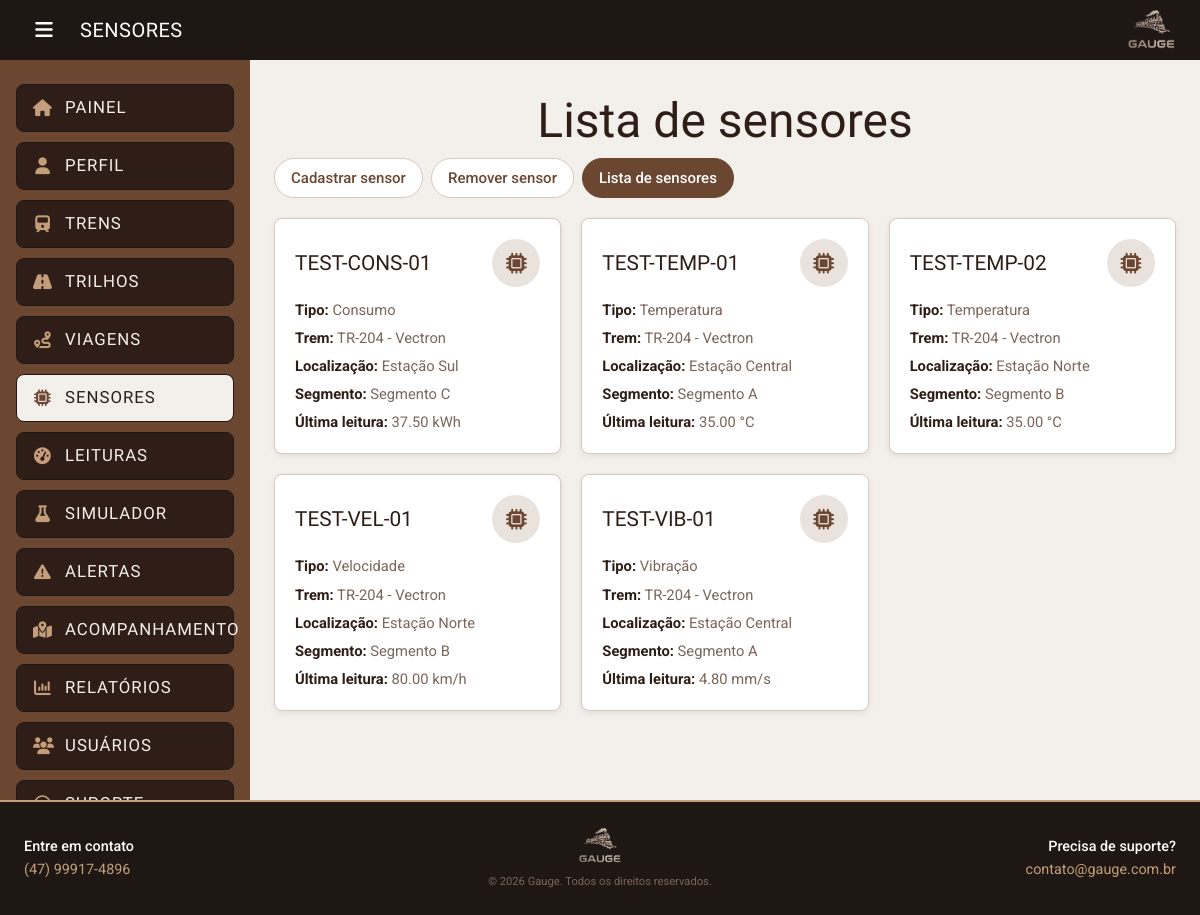
The app's page /paginas/sensores/sensores.php?acao=lista (signed in) with its own data.
### tables this page shows
CREATE TABLE sensores (
    id_sensores      INT         NOT NULL AUTO_INCREMENT,
    codigo           VARCHAR(20) NOT NULL,
    nome             VARCHAR(45) NOT NULL,
    tipo             VARCHAR(45) NOT NULL,
    estacao_sensores VARCHAR(45) NOT NULL,
    segmento         VARCHAR(80) NULL,
    `data_adição`    DATETIME    NOT NULL,
    data_remocao     DATETIME    NULL,
    FK_id_trem       INT         NOT NULL,
    FK_id_trilho     INT         NOT NULL,
    PRIMARY KEY (id_sensores),
    UNIQUE KEY uq_sensores_codigo (codigo),
    KEY ix_sensores_trem (FK_id_trem),
    KEY ix_sensores_trilho (FK_id_trilho),
    CONSTRAINT fk_sensores_trem   FOREIGN KEY (FK_id_trem)   REFERENCES trem (id_trem),
    CONSTRAINT fk_sensores_trilho FOREIGN KEY (FK_id_trilho) REFERENCES trilho (id_trilho)
);

CREATE TABLE trem (
    id_trem             INT                         NOT NULL AUTO_INCREMENT,
    prefixo             VARCHAR(20)                 NOT NULL,
    modelo              VARCHAR(45)                 NOT NULL,
    ano                 INT                         NOT NULL,
    status              VARCHAR(20)                 NOT NULL DEFAULT 'ativo',  
    capacidade          DECIMAL(10,2)               NOT NULL DEFAULT 0,
    ultima_inspecao     DATE                        NULL,
    tipo_trem           ENUM('Passageiro', 'Carga') NOT NULL DEFAULT 'Passageiro',
    quantidade_assentos INT                         NULL,
    tipo_carga          VARCHAR(45)                 NULL,
    PRIMARY KEY (id_trem),
    UNIQUE KEY uq_trem_prefixo (prefixo)
);

### includes/funcoes.php (called while the page is built, shortened)
<?php
function h($valor): string
{
    return htmlspecialchars((string) ($valor ?? ''), ENT_QUOTES, 'UTF-8');
}

### paginas/sensores/sensores.php (the view, shortened to what this page needs)
<?php
require __DIR__ . '/../../includes/proteger.php';
$abas = [
    'adicionar' => 'Cadastrar sensor',
    'remover'   => 'Remover sensor',
    'lista'     => 'Lista de sensores',
];
$acao = $_GET['acao'] ?? 'adicionar';
$tiposSensor = [
    'Velocidade'  => 'Velocidade',
    'Temperatura' => 'Temperatura do motor',
    'Consumo'     => 'Consumo de energia',
    'Vibração'    => 'Vibração',
    'Localização' => 'Localização',
];
$trens = $conexao
    ->query('SELECT id_trem, prefixo, modelo FROM trem ORDER BY prefixo')
    ->fetch_all(MYSQLI_ASSOC);
$trilhos = $conexao
    ->query('SELECT id_trilho, localizacao FROM trilho ORDER BY localizacao')
    ->fetch_all(MYSQLI_ASSOC);
$sensores = $conexao->query(
    'SELECT
        s.*,
        t.prefixo,
        t.modelo,
        (
            SELECT l.valor
            FROM leituras l
            WHERE l.id_sensor = s.id_sensores
            ORDER BY l.data_hora DESC, l.id_leitura DESC
            LIMIT 1
        ) AS valor_ultima_leitura,
        (
            SELECT l.unidade
            FROM leituras l
            WHERE l.id_sensor = s.id_sensores
            ORDER BY l.data_hora DESC, l.id_leitura DESC
            LIMIT 1
        ) AS unidade_ultima_leitura
     FROM sensores s
     LEFT JOIN trem t ON t.id_trem = s.FK_id_trem
     ORDER BY s.codigo'
)->fetch_all(MYSQLI_ASSOC);
require __DIR__ . '/../../includes/cabecalho.php';
?>
<h1 class="titulo-pagina"><?= h($abas[$acao]) ?></h1>
<nav class="abas" aria-label="Ações de sensores">
    <?php foreach ($abas as $chave => $rotulo): ?>
        <a href="?acao=<?= $chave ?>" class="aba" <?= $acao === $chave ? 'aria-current="page"' : '' ?>><?= h($rotulo) ?></a>
    <?php endforeach; ?>
</nav>
<?php if ($acao === 'adicionar'): ?>
    <form method="POST" class="painel">
        <div class="form-grade">
            <div class="campo">
                <label for="codigo">Código do sensor</label>
                <input type="text" name="codigo" id="codigo" placeholder="Ex: S-TEMP-001" required>
            </div>
            <div class="campo">
                <label for="tipo">Tipo de sensor</label>
                <select name="tipo" id="tipo" required>
                    <option value="">Selecione...</option>
                    <?php foreach ($tiposSensor as $valor => $rotulo): ?>
                        <option value="<?= h($valor) ?>"><?= h($rotulo) ?></option>
                    <?php endforeach; ?>
                </select>
            </div>
            <div class="campo">
                <label for="FK_id_trem">Trem</label>
                <select name="FK_id_trem" id="FK_id_trem" required>
                    <option value="">Selecione o trem...</option>
                    <?php foreach ($trens as $trem): ?>
                        <option value="<?= (int) $trem['id_trem'] ?>"><?= h($trem['prefixo'] . ' - ' . $trem['modelo']) ?></option>
                    <?php endforeach; ?>
                </select>
            </div>
            <div class="campo">
                <label for="FK_id_trilho">Trilho</label>
                <select name="FK_id_trilho" id="FK_id_trilho" required>
                    <option value="">Selecione o trilho...</option>
                    <?php foreach ($trilhos as $trilho): ?>
                        <option value="<?= (int) $trilho['id_trilho'] ?>"><?= h($trilho['localizacao']) ?></option>
                    <?php endforeach; ?>
                </select>
            </div>
            <div class="campo">
                <label for="localizacao">Localização do sensor</label>
                <input type="text" name="localizacao" id="localizacao" placeholder="Ex: Trilho 2" required>
            </div>
            <div class="campo">
                <label for="segmento">Segmento</label>
                <input type="text" name="segmento" id="segmento" placeholder="Informe o segmento">
            </div>
        </div>
        <div class="acoes">
            <button type="submit" name="cadastrar_sensor" class="botao">
                <i class="fas fa-check"></i> Salvar
            </button>
        </div>
    </form>
<?php else: ?>
    <section class="cartoes">
        <?php foreach ($sensores as $sensor): ?>
            <article class="cartao">
                <div class="cartao-topo">
                    <h3><?= h($sensor['codigo']) ?></h3>
                    <span class="cartao-icone"><i class="fas fa-microchip"></i></span>
                </div>
                <div class="dados">
                    <p><strong>Tipo:</strong> <?= h($sensor['tipo']) ?></p>
                    <p><strong>Trem:</strong> <?= h(($sensor['prefixo'] ?? 'Não informado') . ' - ' . ($sensor['modelo'] ?? '')) ?></p>
                    <p><strong>Localização:</strong> <?= h($sensor['estacao_sensores']) ?></p>
                    <p><strong>Segmento:</strong> <?= h($sensor['segmento']) ?></p>
                    <p>
                        <strong>Última leitura:</strong>
                        <?= $sensor['valor_ultima_leitura'] !== null
                            ? h($sensor['valor_ultima_leitura'] . ' ' . $sensor['unidade_ultima_leitura'])
                            : 'Nenhuma leitura registrada' ?>
                    </p>
                </div>
            </article>
        <?php endforeach; ?>
    </section>
<?php endif; ?>
<?php require __DIR__ . '/../../includes/rodape.php'; ?>

### assets/css/base.css (style rules this page uses)
:root { --cor-marca: #6B4732; --cor-marca-escura: #4C3023; --cor-titulo: #2F1E17; --cor-texto: #7A655B; --cor-fundo: #F3EFEB; --cor-escuro: #1F1713; --cor-contato: #C49E7A; --cor-superficie: #FBF9F7; --cor-superficie-2: #EAE2DC; --cor-borda: #D7C9BF; --cor-branco: #FFFFFF; --cor-sucesso: #245B31; --cor-sucesso-fundo: #E5F2E7; --cor-atencao: #856404; --cor-atencao-fundo: #FFF3CD; --cor-critico: #842029; --cor-critico-fundo: #F8D7DA; --cor-normal-forte: #28A745; --cor-atencao-forte: #FFC107; --cor-critico-forte: #DC3545; --fonte-titulo: 'Fjalla One', sans-serif; --fonte-texto: 'Roboto', sans-serif; --raio: 8px; --sombra: 0 2px 6px rgba(31, 23, 19, 0.08); --altura-topo: 60px; --largura-menu: 250px; --espaco: 24px; }
*, *::before, *::after { box-sizing: border-box; margin: 0; padding: 0; }
html { -webkit-text-size-adjust: 100%; }
body { min-height: 100vh; background-color: var(--cor-fundo); color: var(--cor-titulo); font-family: var(--fonte-texto); font-size: 15px; line-height: 1.5; }
a { color: var(--cor-marca); }
h1, h2, h3 { font-family: var(--fonte-titulo); font-weight: 400; line-height: 1.2; color: var(--cor-titulo); }

### assets/css/layout.css (style rules this page uses)
body { display: flex; flex-direction: column; }

### assets/css/componentes.css (style rules this page uses)
.titulo-pagina { margin-bottom: 8px; font-size: clamp(2rem, 5vw, 3rem); text-align: center; }
.abas { display: flex; flex-wrap: wrap; gap: 8px; margin-bottom: 20px; }
.aba { padding: 8px 16px; border: 1px solid var(--cor-borda); border-radius: 999px; background-color: var(--cor-branco); color: var(--cor-marca); font-weight: 500; text-decoration: none; }
.aba[aria-current="page"] { border-color: var(--cor-marca); background-color: var(--cor-marca); color: var(--cor-branco); }
.cartoes { display: grid; grid-template-columns: repeat(auto-fill, minmax(280px, 1fr)); gap: 20px; }
.cartao { display: flex; flex-direction: column; gap: 12px; padding: 20px; border: 1px solid var(--cor-borda); border-radius: var(--raio); background-color: var(--cor-branco); box-shadow: var(--sombra); }
.cartao-topo { display: flex; align-items: center; justify-content: space-between; gap: 12px; }
.cartao-topo h3 { font-size: 1.3rem; }
.cartao-icone { display: grid; place-items: center; width: 48px; height: 48px; border-radius: 50%; background-color: var(--cor-superficie-2); color: var(--cor-marca); font-size: 1.3rem; }
.dados { display: grid; gap: 6px; color: var(--cor-texto); font-size: 0.92rem; }
.dados strong { color: var(--cor-titulo); }

### records on screen
sensores: codigo "TEST-CONS-01", tipo "Consumo", FK_id_trem.modelo "TR-204 - Vectron", estacao_sensores "Estação Sul", segmento "Segmento C", unidade_ultima_leitura "37.50 kWh"
sensores: codigo "TEST-TEMP-01", tipo "Temperatura", FK_id_trem.modelo "TR-204 - Vectron", estacao_sensores "Estação Central", segmento "Segmento A", unidade_ultima_leitura "35.00 °C"
sensores: codigo "TEST-TEMP-02", tipo "Temperatura", FK_id_trem.modelo "TR-204 - Vectron", estacao_sensores "Estação Norte", segmento "Segmento B", unidade_ultima_leitura "35.00 °C"
sensores: codigo "TEST-VEL-01", tipo "Velocidade", FK_id_trem.modelo "TR-204 - Vectron", estacao_sensores "Estação Norte", segmento "Segmento B", unidade_ultima_leitura "80.00 km/h"
sensores: codigo "TEST-VIB-01", tipo "Vibração", FK_id_trem.modelo "TR-204 - Vectron", estacao_sensores "Estação Central", segmento "Segmento A", unidade_ultima_leitura "4.80 mm/s"

### other values on screen
$titulo "SENSORES"
$item['texto'] "PAINEL"
$item['texto'] "PERFIL"
$item['texto'] "TRENS"
$item['texto'] "TRILHOS"
$item['texto'] "VIAGENS"
$item['texto'] "SENSORES"
$item['texto'] "LEITURAS"
$item['texto'] "SIMULADOR"
$item['texto'] "ALERTAS"
$item['texto'] "ACOMPANHAMENTO"
$item['texto'] "RELATÓRIOS"
$item['texto'] "USUÁRIOS"
$abas[$acao] "Lista de sensores"
$rotulo "Cadastrar sensor"
